Frame 1 (no input): blank canvas, image omitted
Frame 60 (the mouse pressed at the canvas centre just before this capture): blank canvas, image omitted
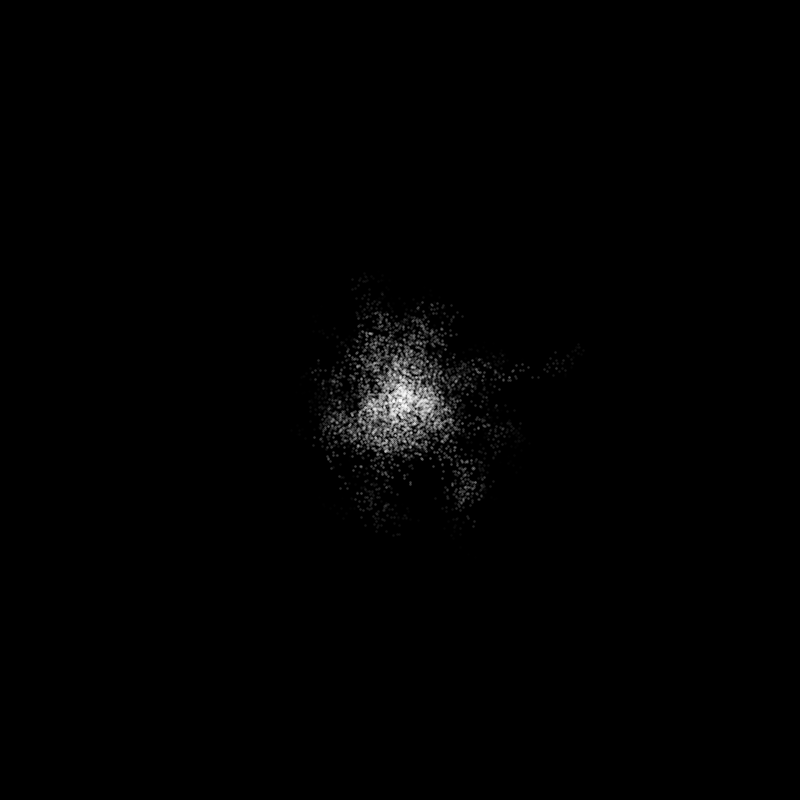
Frame 120 (the mouse held since frame 60 and released just before this capture)

The Processing sketch whose frames 1 and 60 were blank and that drew this single picture after the mouse press (run headless with seeded random() and noise(); from frame 60 on, the mouse is pressed at the canvas centre):

// Processing sketch: spawning2
// ── spawning2.pde
void setup()
{
  
  size(800,800);
  background(0);
  strokeWeight(2.5);
 // stroke(255);
}


ArrayList<PVector> listaPunti = new ArrayList<PVector>();



boolean flag = true;
int spost = 10;
int dist = 255;

void draw()
{
  if(!mousePressed)
    return;
  
  
  avvia();
  stoppa(); 
  
}


void avvia()
{
 
  if(flag == true)
 {
    flag = false;
    spawn(mouseX,mouseY,dist);
 } 

 
}

void stoppa()
{ 
  flag = true; 
  avviaDisegno();
  listaPunti.clear();
}

void spawn(int x,int y,int dist)
{
    listaPunti.add(new PVector((float)x,(float)y));
    if(dist<=0)
      return;
    int nx = -spost + (int)(Math.random() * (2 * spost + 1));
    int ny = -spost + (int)(Math.random() * (2 * spost + 1));
    spawn(x+nx,y+ny,dist-1);
}


void avviaDisegno()
{
  int i = 0;
  for(PVector el : listaPunti)
  { i++;
    stroke( 255, 100-i );
    point((int)el.x,(int)el.y);  
  } 
  
}
